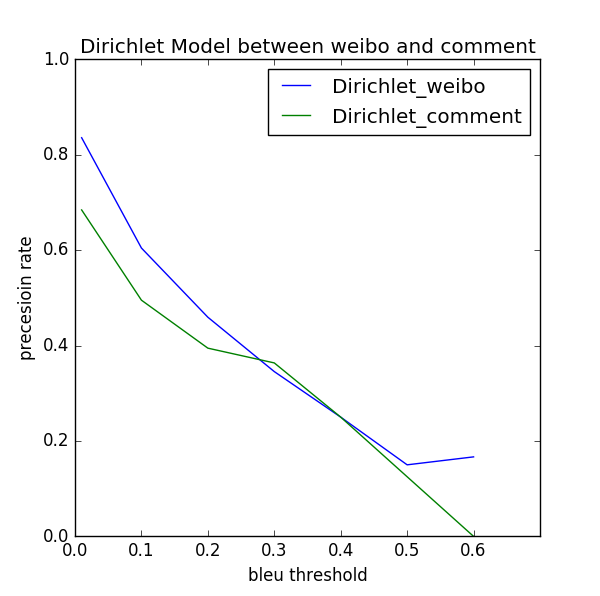

Recreate this plot in Python.
import pylab as plt
plt.figure(figsize=(6,6))

x = [0.01,0.1,0.2,0.3,0.4,0.5,0.6]
Dirichlet_comment=[0.684380032206119,0.495176848874598,0.394594594594594,0.363636363636363,0.25,0.125,0]
Dirichlet_weibo=[0.835748792270531,0.604501607717041,0.459459459459459,0.345454545454545,0.25,0.15,0.166666666666666]
plt.plot(x,Dirichlet_weibo,label=u"Dirichlet_weibo")
plt.plot(x,Dirichlet_comment,label=u"Dirichlet_comment")
plt.legend()
plt.xlim(0.0,0.7)
plt.ylim(0.0,1.0)
plt.xlabel("bleu threshold")
plt.ylabel("precesioin rate")
plt.title(u"Dirichlet Model between weibo and comment")
plt.show()
